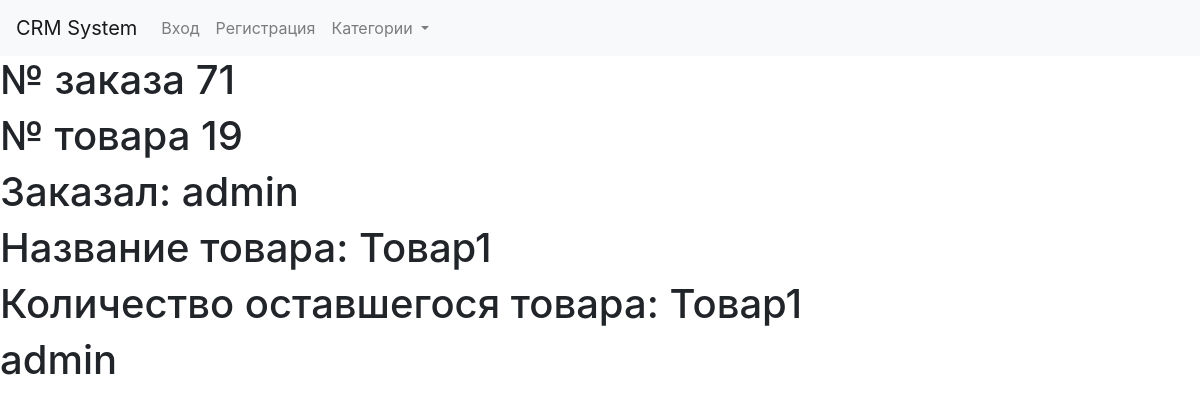
The page /u1/71/ on the database its author committed.
### crm_app/models.py (models this page shows, shortened)
class Order(models.Model):
    name = models.CharField(max_length=25, verbose_name='Инициалы')
    email = models.EmailField(max_length=50, verbose_name='E-mail')
    key_product = models.ForeignKey(Product, on_delete = models.CASCADE, verbose_name='Название заказа')
    key_product_user = models.ForeignKey(User, on_delete = models.CASCADE, verbose_name='Заказал пользователь')
    class Meta:
        verbose_name = 'заказ'
        verbose_name_plural = 'заказы'

class Product(models.Model):
    title = models.CharField(max_length=25, verbose_name='Название')
    description = models.TextField(max_length=150, verbose_name='Описание')
    image = models.ImageField(upload_to='media', verbose_name='Картинка')
    categories_foregin = models.ForeignKey(Categories, on_delete = models.CASCADE, verbose_name='Название категории')
    price = models.IntegerField(verbose_name='Цена')
    class Meta:
        verbose_name = 'товар'
        verbose_name_plural = 'Товар'
    def __str__(self):
        return self.title

### crm_app/views.py (the view)
# urls.py: path('u<int:id_profile>/<int:id_order>/', make_process, name='make_process'),
def make_process(request, id_profile, id_order):
    categories = Categories.objects.all()
    print(categories)
    process = Order.objects.get(id=id_order)
    context = {
        'process' : process,
    }
    return render(request, 'crm_app/make_process.html', context=context)

### crm_app/models.py (called while the page is built)
    def __str__(self):
        return self.name

### templates/crm_app/make_process.html (shortened to what this page needs)
{% extends 'base.html' %}
    {% block one %}
    <h1>№ заказа {{process.id}}</h1>
    <h1>№ товара {{process.key_product.id}}</h1>
    <h1>Заказал: {{process.name}}</h1>
    <h1>Название товара: {{process.key_product}}</h1>
    <h1>Количество оставшегося товара: {{process.key_product}}</h1>
    <h1>{{process.key_product_user}}</h1>
    {% endblock one %}

### rows shown on the page
Order: id "71", key_product.id "19", name "admin", key_product "Товар1", key_product_user "admin"
